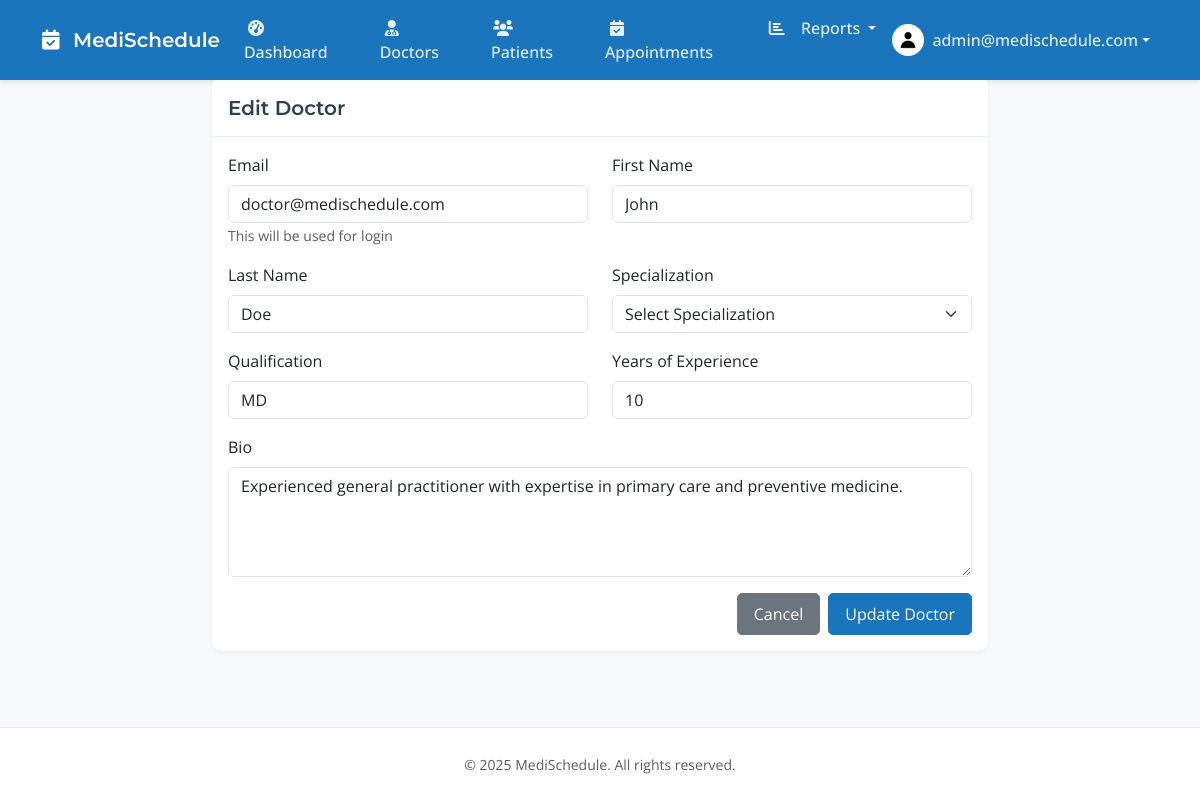
Screenshot of /pages/admin/edit_doctor.php?id=1 (signed in) with the database file from the repository.
### tables this page shows
CREATE TABLE IF NOT EXISTS doctors (
    id INT PRIMARY KEY AUTO_INCREMENT,
    user_id INT NOT NULL,
    first_name VARCHAR(50) NOT NULL,
    last_name VARCHAR(50) NOT NULL,
    specialization VARCHAR(100),
    qualification VARCHAR(100),
    years_experience INT,
    profile_image VARCHAR(255),
    bio TEXT,
    created_at TIMESTAMP DEFAULT CURRENT_TIMESTAMP,
    updated_at TIMESTAMP DEFAULT CURRENT_TIMESTAMP ON UPDATE CURRENT_TIMESTAMP,
    FOREIGN KEY (user_id) REFERENCES users(id) ON DELETE CASCADE
);

CREATE TABLE IF NOT EXISTS users (
    id INT PRIMARY KEY AUTO_INCREMENT,
    email VARCHAR(255) UNIQUE NOT NULL,
    password VARCHAR(255) NOT NULL,
    role ENUM('admin', 'doctor', 'patient') NOT NULL,
    status ENUM('active', 'inactive', 'suspended') DEFAULT 'active',
    created_at TIMESTAMP DEFAULT CURRENT_TIMESTAMP,
    updated_at TIMESTAMP DEFAULT CURRENT_TIMESTAMP ON UPDATE CURRENT_TIMESTAMP
);

### config/database.php (called while the page is built, shortened)
<?php
class Database
{
    private $connection;
    private static $instance = null;
    private function __construct()
    {
        $this->connection = new mysqli(DB_HOST, DB_USER, DB_PASS, DB_NAME);
        $this->connection->set_charset("utf8mb4");
    }
    public static function getInstance()
    {
        if (self::$instance === null) {
            self::$instance = new self();
        }
        return self::$instance;
    }
    public function query($sql)
    {
        return $this->connection->query($sql);
    }
}

### pages/admin/edit_doctor.php (the view, shortened to what this page needs)
<?php
$db = Database::getInstance();
$message = '';
$error = '';
$doctor_id = isset($_GET['id']) ? (int)$_GET['id'] : 0;
$doctor = $db->query("
    SELECT d.*, u.email, u.status as user_status
    FROM doctors d
    JOIN users u ON d.user_id = u.id
    WHERE d.id = $doctor_id
")->fetch_assoc();
$content = '
<div class="container-fluid">
    <div class="row justify-content-center">
        <div class="col-md-8">
            <div class="card">
                <div class="card-header">
                    <h5 class="card-title mb-0">Edit Doctor</h5>
                </div>
                <div class="card-body">
                    ' . ($message ? '<div class="alert alert-success">' . $message . '</div>' : '') . '
                    ' . ($error ? '<div class="alert alert-danger">' . $error . '</div>' : '') . '
                    <form method="POST" action="" class="needs-validation" novalidate>
                        <div class="row mb-3">
                            <div class="col-md-6">
                                <label for="email" class="form-label">Email</label>
                                <input type="email" class="form-control" id="email" name="email" value="' . htmlspecialchars($doctor['email']) . '" required>
                                <small class="text-muted">This will be used for login</small>
                            </div>
                            <div class="col-md-6">
                                <label for="first_name" class="form-label">First Name</label>
                                <input type="text" class="form-control" id="first_name" name="first_name" value="' . htmlspecialchars($doctor['first_name']) . '" required>
                            </div>
                        </div>
                        <div class="row mb-3">
                            <div class="col-md-6">
                                <label for="last_name" class="form-label">Last Name</label>
                                <input type="text" class="form-control" id="last_name" name="last_name" value="' . htmlspecialchars($doctor['last_name']) . '" required>
                            </div>
                            <div class="col-md-6">
                                <label for="specialization" class="form-label">Specialization</label>
                                <select class="form-select" id="specialization" name="specialization" required>
                                    <option value="">Select Specialization</option>
                                    <option value="Cardiology" ' . ($doctor['specialization'] === 'Cardiology' ? 'selected' : '') . '>Cardiology</option>
                                    <option value="Dermatology" ' . ($doctor['specialization'] === 'Dermatology' ? 'selected' : '') . '>Dermatology</option>
                                    <option value="Endocrinology" ' . ($doctor['specialization'] === 'Endocrinology' ? 'selected' : '') . '>Endocrinology</option>
                                    <option value="Gastroenterology" ' . ($doctor['specialization'] === 'Gastroenterology' ? 'selected' : '') . '>Gastroenterology</option>
                                    <option value="Neurology" ' . ($doctor['specialization'] === 'Neurology' ? 'selected' : '') . '>Neurology</option>
                                    <option value="Obstetrics and Gynecology" ' . ($doctor['specialization'] === 'Obstetrics and Gynecology' ? 'selected' : '') . '>Obstetrics and Gynecology</option>
                                    <option value="Ophthalmology" ' . ($doctor['specialization'] === 'Ophthalmology' ? 'selected' : '') . '>Ophthalmology</option>
                                    <option value="Orthopedics" ' . ($doctor['specialization'] === 'Orthopedics' ? 'selected' : '') . '>Orthopedics</option>
                                    <option value="Pediatrics" ' . ($doctor['specialization'] === 'Pediatrics' ? 'selected' : '') . '>Pediatrics</option>
                                    <option value="Psychiatry" ' . ($doctor['specialization'] === 'Psychiatry' ? 'selected' : '') . '>Psychiatry</option>
                                    <option value="Urology" ' . ($doctor['specialization'] === 'Urology' ? 'selected' : '') . '>Urology</option>
                                </select>
                            </div>
                        </div>
                        <div class="row mb-3">
                            <div class="col-md-6">
                                <label for="qualification" class="form-label">Qualification</label>
                                <input type="text" class="form-control" id="qualification" name="qualification" value="' . htmlspecialchars($doctor['qualification']) . '" required>
                            </div>
                            <div class="col-md-6">
                                <label for="years_experience" class="form-label">Years of Experience</label>
                                <input type="number" class="form-control" id="years_experience" name="years_experience" value="' . htmlspecialchars($doctor['years_experience']) . '" min="0" required>
                            </div>
                        </div>
                        <div class="row mb-3">
                            <div class="col-12">
                                <label for="bio" class="form-label">Bio</label>
                                <textarea class="form-control" id="bio" name="bio" rows="4" placeholder="Enter doctor\'s biography">' . htmlspecialchars($doctor['bio'] ?? '') . '</textarea>
                            </div>
                        </div>
                        <div class="d-flex justify-content-end gap-2">
                            <a href="manage_doctors.php" class="btn btn-secondary">Cancel</a>
                            <button type="submit" class="btn btn-primary">Update Doctor</button>
                        </div>
                    </form>
                </div>
            </div>
        </div>
    </div>
</div>
<script>
// Form validation
(function () {
    "use strict";
    var forms = document.querySelectorAll(".needs-validation");
    Array.prototype.slice.call(forms).forEach(function (form) {
        form.addEventListener("submit", function (event) {
            if (!form.checkValidity()) {
                event.preventDefault();
                event.stopPropagation();
            }
            form.classList.add("was-validated");
        }, false);
    });
})();
</script>';
require_once '../../layouts/main.php';

### assets/css/style.css (style rules this page uses)
:root { --medical-blue: #1A75BC; --healing-teal: #00A9A5; --soft-white: #F8FBFC; --light-grey: #E6ECF2; --warm-grey: #64748B; }
body { font-family: 'Open Sans', sans-serif; background-color: var(--soft-white); min-height: 100vh; display: flex; flex-direction: column; }
.card { border: none; border-radius: 10px; box-shadow: 0 2px 4px rgba(0, 0, 0, 0.1); transition: transform 0.2s; }
.btn { border-radius: 5px; padding: 8px 16px; }
.btn-primary { background-color: var(--medical-blue); border-color: var(--medical-blue); }

### assets/css/branding.css (style rules this page uses)
:root { --medical-blue: #1A75BC; --healing-teal: #00A9A5; --soft-white: #F8FBFC; --light-grey: #E6ECF2; --warm-grey: #64748B; --wellness-green: #2AC769; --gentle-orange: #FF9F5A; --soft-red: #EB5757; }
body { font-family: 'Open Sans', 'Nunito Sans', sans-serif; background-color: var(--soft-white); color: var(--warm-grey); }
h1, h2, h3, h4, h5, h6 { font-family: 'Montserrat', sans-serif; color: var(--medical-blue); }
.btn-primary { background-color: var(--medical-blue); border-color: var(--medical-blue); }
.card { border: none; box-shadow: 0 2px 4px rgba(0, 0, 0, 0.1); background-color: white; }
.card-header { background-color: var(--medical-blue); color: white; border-bottom: none; }
a { color: var(--medical-blue); }

### layouts/main.php (style rules this page uses)
:root { --text-primary: #2c3e50; --text-secondary: #34495e; --text-muted: #7f8c8d; --bg-light: #f8f9fa; --border-color: #e9ecef; }
body { min-height: 100vh; display: flex; flex-direction: column; font-family: 'Open Sans', sans-serif; color: var(--text-primary); background-color: var(--bg-light); }
h1, h2, h3, h4, h5, h6 { font-family: 'Montserrat', sans-serif; color: var(--text-primary); font-weight: 600; }
.card { border: none; box-shadow: 0 2px 4px rgba(0, 0, 0, 0.05); margin-bottom: 1.5rem; }
.card-header { background-color: white; border-bottom: 1px solid var(--border-color); padding: 1rem; }
.card-title { margin-bottom: 0; color: var(--text-primary); font-weight: 600; }

### rows the page displays
doctors: email "doctor@medischedule.com", first_name "John", last_name "Doe", qualification "MD", years_experience "10", bio "Experienced general practitioner with expertise in primary care and preventive medicine."

### other values shown
$_SESSION['email'] "admin@medischedule.com"
